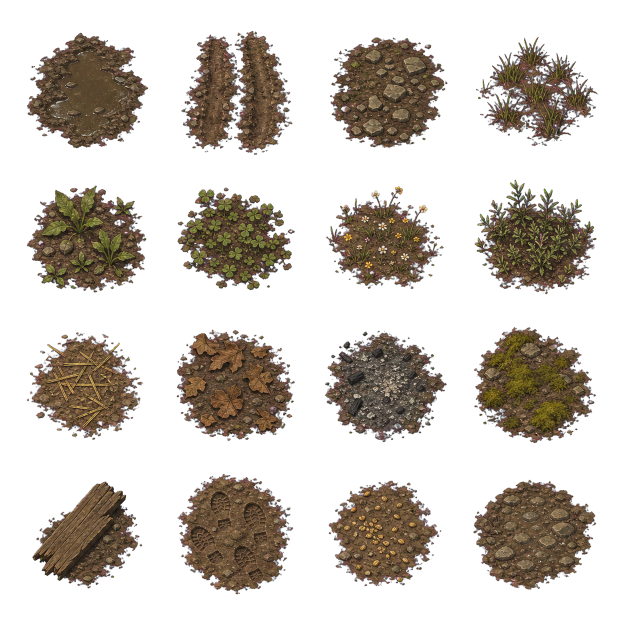
#> input picture assets/world/northgate/source/northgate_ground_source_v1_alpha.png, 1254 x 1254 px (shown at 1/2 size)
$ python process_northgate_ground_atlas.py
#> lines starting #> are read from the running program, lines starting #| are printed output that depends on the picture
"""Cut the Northgate ground-detail source sheet into small walkable decals."""

from pathlib import Path

from PIL import Image


ROOT = Path(__file__).resolve().parents[3]
SOURCE = ROOT / "assets/world/northgate/source/northgate_ground_source_v1_alpha.png"
OUTPUT = ROOT / "assets/world/northgate/ground"

DECALS = [
    ("mud_puddle", (40, 32)),
    ("wheel_ruts", (40, 32)),
    ("flat_stones", (34, 28)),
    ("grass_tuft", (24, 24)),
    ("weeds", (26, 24)),
    ("clover", (26, 24)),
    ("wildflowers", (26, 24)),
    ("herbs", (28, 26)),
    ("straw_scatter", (32, 24)),
    ("leaf_scatter", (28, 24)),
    ("ash_scatter", (30, 26)),
    ("moss_patch", (30, 26)),
    ("broken_plank", (34, 24)),
    ("bootprints", (28, 26)),
    ("grain_scatter", (24, 22)),
    ("drainage_stones", (34, 28)),
]


def _fit(image: Image.Image, bounds: tuple[int, int]) -> Image.Image:
    scale = min(bounds[0] / image.width, bounds[1] / image.height)
    size = (max(1, round(image.width * scale)), max(1, round(image.height * scale)))
    resized = image.resize(size, Image.Resampling.LANCZOS)
    output = Image.new("RGBA", (size[0] + 4, size[1] + 4), (0, 0, 0, 0))
    output.alpha_composite(resized, (2, 2))
    return output


def main() -> None:
    atlas = Image.open(SOURCE).convert("RGBA")
#> atlas is the input picture: PIL image 1254x1254 RGBA; mean R, G, B, A 32, 25.8, 18.8, 82.2
    OUTPUT.mkdir(parents=True, exist_ok=True)
    for index, (name, bounds) in enumerate(DECALS):
        column = index % 4
        row = index // 4
        cell = atlas.crop(
            (
                round(column * atlas.width / 4),
                round(row * atlas.height / 4),
                round((column + 1) * atlas.width / 4),
                round((row + 1) * atlas.height / 4),
            )
        )
        alpha_bounds = cell.getchannel("A").getbbox()
        if alpha_bounds is None:
            raise RuntimeError(f"No opaque pixels in source cell for {name}")
        decal = _fit(cell.crop(alpha_bounds), bounds)
        decal.save(OUTPUT / f"{name}.png", optimize=True)
        print(f"{name}: {decal.width}x{decal.height}")
#> this loop made 16 passes
#> pass 1, in main, `cell = atlas.crop( ( round(column * atlas.width / 4), round(row * atla..`:
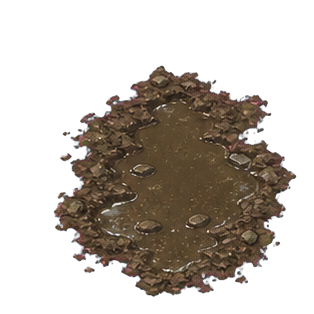
#> cell: PIL image 314x314 RGBA; mean R, G, B, A 34.3, 27.5, 20.5, 93.9; transparent parts drawn white
#> pass 1, in _fit, `resized = image.resize(size, Image.Resampling.LANCZOS)`:
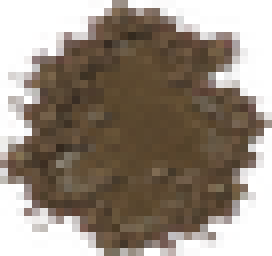
#> resized: PIL image 34x32 RGBA (shown 8 times larger); mean R, G, B, A 71, 55.3, 42.3, 163.7; transparent parts drawn white
#> pass 1, in main, `decal = _fit(cell.crop(alpha_bounds), bounds)`:
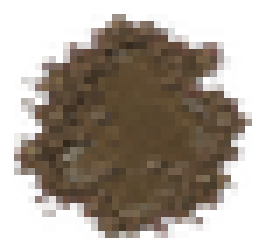
#> decal: PIL image 38x36 RGBA (shown 7 times larger); mean R, G, B, A 56.5, 44, 33.6, 130.2; transparent parts drawn white
#> after the loop:
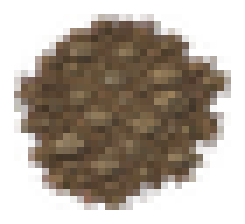
#> decal: PIL image 35x32 RGBA (shown 7 times larger); mean R, G, B, A 62.6, 50, 37.4, 131.2; transparent parts drawn white


if __name__ == "__main__":
    main()
